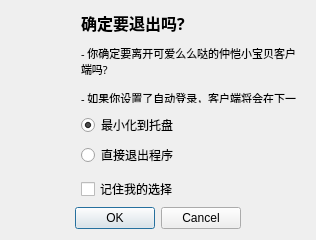
<?xml version="1.0" encoding="UTF-8"?>
<ui version="4.0">
 <class>CloseDialog</class>
 <widget class="QDialog" name="CloseDialog">
  <property name="geometry">
   <rect>
    <x>0</x>
    <y>0</y>
    <width>316</width>
    <height>240</height>
   </rect>
  </property>
  <property name="windowTitle">
   <string>退出zhku客户端</string>
  </property>
  <property name="windowOpacity">
   <double>0.900000000000000</double>
  </property>
  <property name="styleSheet">
   <string notr="true"/>
  </property>
  <property name="modal">
   <bool>true</bool>
  </property>
  <layout class="QVBoxLayout" name="verticalLayout_3">
   <item>
    <layout class="QHBoxLayout" name="horizontalLayout">
     <property name="spacing">
      <number>6</number>
     </property>
     <item alignment="Qt::AlignTop">
      <widget class="QLabel" name="label_3">
       <property name="maximumSize">
        <size>
         <width>64</width>
         <height>64</height>
        </size>
       </property>
       <property name="text">
        <string/>
       </property>
       <property name="pixmap">
        <pixmap resource="loginassets.qrc">:/assets/btnIcon/警告.svg</pixmap>
       </property>
       <property name="scaledContents">
        <bool>true</bool>
       </property>
       <property name="alignment">
        <set>Qt::AlignJustify|Qt::AlignTop</set>
       </property>
      </widget>
     </item>
     <item>
      <layout class="QVBoxLayout" name="verticalLayout_2">
       <property name="spacing">
        <number>10</number>
       </property>
       <item>
        <widget class="QLabel" name="label">
         <property name="font">
          <font>
           <family>微软雅黑</family>
           <pointsize>12</pointsize>
           <weight>75</weight>
           <bold>true</bold>
          </font>
         </property>
         <property name="text">
          <string>确定要退出吗?</string>
         </property>
        </widget>
       </item>
       <item>
        <widget class="QLabel" name="label_2">
         <property name="font">
          <font>
           <family>微软雅黑</family>
           <pointsize>8</pointsize>
          </font>
         </property>
         <property name="text">
          <string>&lt;html&gt;&lt;head/&gt;&lt;body&gt;&lt;p&gt;- 你确定要离开可爱么么哒的仲恺小宝贝客户端吗?&lt;/p&gt;&lt;p&gt;- 如果你设置了自动登录，客户端将会在下一次启动时自动登录&lt;/p&gt;&lt;/body&gt;&lt;/html&gt;</string>
         </property>
         <property name="wordWrap">
          <bool>true</bool>
         </property>
        </widget>
       </item>
       <item>
        <widget class="QWidget" name="widget" native="true">
         <layout class="QVBoxLayout" name="verticalLayout">
          <property name="leftMargin">
           <number>0</number>
          </property>
          <property name="topMargin">
           <number>0</number>
          </property>
          <property name="rightMargin">
           <number>0</number>
          </property>
          <property name="bottomMargin">
           <number>0</number>
          </property>
          <item>
           <widget class="QRadioButton" name="toBottom">
            <property name="text">
             <string>最小化到托盘</string>
            </property>
            <property name="checked">
             <bool>true</bool>
            </property>
           </widget>
          </item>
          <item>
           <widget class="QRadioButton" name="closed">
            <property name="text">
             <string>直接退出程序</string>
            </property>
           </widget>
          </item>
         </layout>
        </widget>
       </item>
       <item>
        <widget class="QCheckBox" name="memory">
         <property name="text">
          <string>记住我的选择</string>
         </property>
        </widget>
       </item>
      </layout>
     </item>
    </layout>
   </item>
   <item>
    <widget class="QDialogButtonBox" name="buttonBox">
     <property name="orientation">
      <enum>Qt::Horizontal</enum>
     </property>
     <property name="standardButtons">
      <set>QDialogButtonBox::Cancel|QDialogButtonBox::Ok</set>
     </property>
     <property name="centerButtons">
      <bool>true</bool>
     </property>
    </widget>
   </item>
  </layout>
 </widget>
 <resources>
  <include location="loginassets.qrc"/>
 </resources>
 <connections>
  <connection>
   <sender>buttonBox</sender>
   <signal>accepted()</signal>
   <receiver>CloseDialog</receiver>
   <slot>accept()</slot>
   <hints>
    <hint type="sourcelabel">
     <x>248</x>
     <y>254</y>
    </hint>
    <hint type="destinationlabel">
     <x>157</x>
     <y>274</y>
    </hint>
   </hints>
  </connection>
  <connection>
   <sender>buttonBox</sender>
   <signal>rejected()</signal>
   <receiver>CloseDialog</receiver>
   <slot>reject()</slot>
   <hints>
    <hint type="sourcelabel">
     <x>316</x>
     <y>260</y>
    </hint>
    <hint type="destinationlabel">
     <x>286</x>
     <y>274</y>
    </hint>
   </hints>
  </connection>
 </connections>
</ui>
